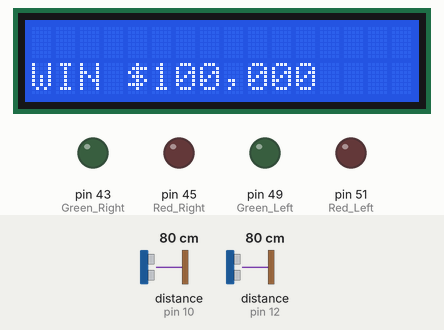
Recording of a sketch running on a simulated Arduino Mega 2560, built with avr-gcc and run on an emulated ATmega2560. Parts: 16×2 character LCD, output pins drawn as LEDs (lit = HIGH). Wiring (inferred from the names in the program): 2 × ultrasonic range finder: trigger pin 9, echo pin 10 / trigger pin 11, echo pin 12. Inputs (shaded band) come from the test bench; at power-on: distance to the obstacle (sensors on pin 10, pin 12) 80 cm. The echo pulse lasts 58.3 µs per cm; pins used as bus, display or sensor lines are not drawn.

Above: at 1.2 s.
1.3 s: distance to the obstacle (sensor on pin 10) set to 30 cm
3.3 s: distance to the obstacle (sensor on pin 10) set to 24 cm
At 5.4 s:
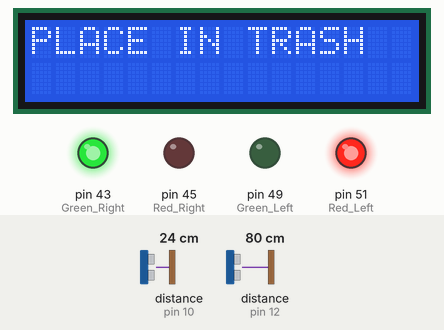
At 7.7 s:
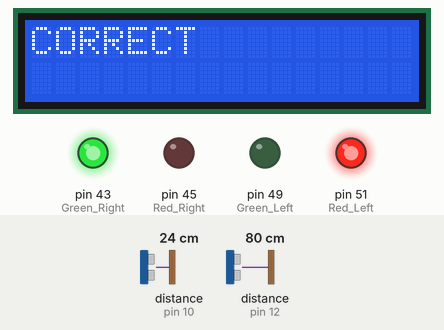
15.3 s: distance to the obstacle (sensor on pin 12) set to 7 cm
19.3 s: distance to the obstacle (sensor on pin 12) set to 4 cm
At 32.1 s:
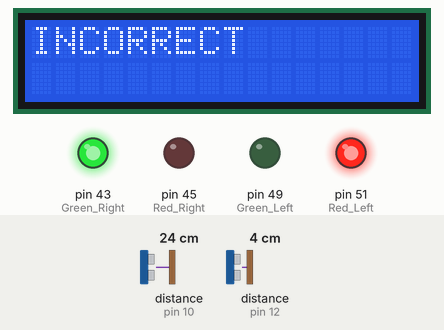
Timing chart, 0 to 35.6 s (numbered marks = the images above; inputs shaded):
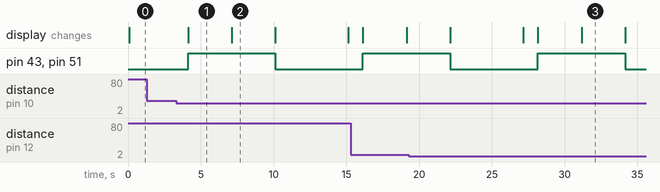

Measured:
- the behaviour switches between 27 and 26 cm on distance to the obstacle (sensor on pin 10) (found by bisection; images 0 and 1)
- the behaviour switches between 6 and 5 cm on distance to the obstacle (sensor on pin 12) (found by bisection; images 2 and 3)
- after the input at 1.3 s, every drawn part: stays the same
- after the input at 3.3 s, pin 43 (Green_Right), pin 51 (Red_Left): LOW → HIGH after 0.83 s, → LOW 6.0 s later; the display: changes after 0.83 s (image 1)
- after the input at 19.3 s, the display: first differs from a run without the input after 11.9 s (image 3)
- what the display in image 1 shows lasts 3.0 s, from 4.1 s to 7.1 s

The sketch:

testproject.ino
```cpp
/*
  Ultrasonic Sensor HC-SR04


*/
#include <LiquidCrystal.h> // includes the LiquidCrystal Library
LiquidCrystal lcd(1, 2, 4, 5, 6, 7); // Creates an LCD object. Parameters: (rs, enable, d4, d5, d6, d7)
const int trigPin = 9;
const int echoPin = 10;

const int trigPin2 = 11;
const int echoPin2 = 12;

long duration;
long duration2;
int distanceCm, distanceInch, distanceCm2, distanceInch2;
void setup() {
  lcd.begin(16, 2); // Initializes the interface to the LCD screen, and specifies the dimensions (width and height) of the display

// ULTRASONIC 1
  pinMode(trigPin, OUTPUT);
  pinMode(echoPin, INPUT);

  digitalWrite(trigPin, LOW);
  delayMicroseconds(2);
  digitalWrite(trigPin, HIGH);
  delayMicroseconds(10);
  digitalWrite(trigPin, LOW);
  duration = pulseIn(echoPin, HIGH);
  lcd.setCursor(0, 0); // Sets the location at which subsequent text written to the LCD will be displayed

// ULTRASONIC 2
  pinMode(trigPin2, OUTPUT);
  pinMode(echoPin2, INPUT);

  digitalWrite(trigPin2, LOW);
  delayMicroseconds(2);
  digitalWrite(trigPin2, HIGH);
  delayMicroseconds(10);
  digitalWrite(trigPin2, LOW);
  duration2 = pulseIn(echoPin2, HIGH);


  // LIGHTS
  pinMode(51, OUTPUT); // Red Left
  pinMode(49, OUTPUT); // Green Left
  pinMode(45, OUTPUT); // Red Right
  pinMode(43, OUTPUT); // Green Right
}
void loop() {
/*
  digitalWrite(51, HIGH);  // turn the LED on (HIGH is the voltage level)
  delay(1000);                      // wait for a second
  digitalWrite(51, LOW);   // turn the LED off by making the voltage LOW

  digitalWrite(49, HIGH);  // turn the LED on (HIGH is the voltage level)
  delay(1000);                      // wait for a second
  digitalWrite(49, LOW);   // turn the LED off by making the voltage LOW

  digitalWrite(45, HIGH);  // turn the LED on (HIGH is the voltage level)
  delay(1000);                      // wait for a second
  digitalWrite(45, LOW);   // turn the LED off by making the voltage LOW

  digitalWrite(43, HIGH);  // turn the LED on (HIGH is the voltage level)
  delay(1000);                      // wait for a second
  digitalWrite(43, LOW);   // turn the LED off by making the voltage LOW
*/

  // ULTRASONIC DISTANCE 1
  digitalWrite(trigPin, LOW);
  delayMicroseconds(2);
  digitalWrite(trigPin, HIGH);
  delayMicroseconds(10);
  digitalWrite(trigPin, LOW);
  duration = pulseIn(echoPin, HIGH);
  distanceCm = duration * 0.034 / 2;
  distanceInch = duration * 0.0133 / 2;

  // ULTRASONIC DISTANCE 2
  digitalWrite(trigPin2, LOW);
  delayMicroseconds(2);
  digitalWrite(trigPin2, HIGH);
  delayMicroseconds(10);
  digitalWrite(trigPin2, LOW);
  duration2 = pulseIn(echoPin2, HIGH);
  distanceCm2 = duration2 * 0.034 / 2;
  distanceInch2 = duration2 * 0.0133 / 2;
  lcd.setCursor(0, 1); // Sets the location at which subsequent text written to the LCD will be displayed

  //lcd.print(millis() / 1000);

  /*
  lcd.print("Distance: "); // Prints string "Distance" on the LCD
  lcd.print(distanceCm); // Prints the distance value from the sensor
  lcd.print(" cm");
  delay(10);
  lcd.setCursor(0, 1);
  lcd.print("Distance: ");
  lcd.print(distanceInch);
  lcd.print(" inch");
  delay(10);
*/


// IF statement for light control
lcd.print("WIN $100,000");
//lcd.print(distanceInch2);

if (distanceInch < 5) {
  //Recyclable Detected
  //Green Left light on
  //Red Right light on
  // Display text
  // wait 5 seconds
  // turn off all lights and return to normal
  lcd.clear();
  digitalWrite(49, HIGH); // Green Left ON
  digitalWrite(45, HIGH); // Red Right ON
  lcd.print("PLACE IN RECYCLE");
  delay(3000);

  int disVar;
  disVar = distanceCm2;
  String disVarString = String(disVar);
  lcd.clear();
if (disVar <=4){
    // RIGHT HOLE
  lcd.print("CORRECT");
  delay(3000);
  lcd.clear();
  lcd.print("[FACT] ####");


} else if (disVar >4) {
  // WRONG HOLE
  lcd.print("INCORRECT");
  delay(3000);
  lcd.clear();
  lcd.print("[FACT]");

}

  digitalWrite(49, LOW); // Green Left OFF
  digitalWrite(45, LOW); // Red Right OFF
  //lcd.print("[FACT] ####");
  delay(5000);
  lcd.clear();

} else if (distanceInch >= 5 && distanceInch < 10) {


  //Trash Detected
  //Green Right light on
  //Red Left light on
  // Display text
  // wait 5 seconds
  // turn off all lights and return to normal
  lcd.clear();
  digitalWrite(43, HIGH); // Green Right
  digitalWrite(51, HIGH); // Red Left
  lcd.print("PLACE IN TRASH");
  delay(3000);
  lcd.clear();
  // VARS for testing
  int disVar;
  disVar = distanceCm2;
  String disVarString = String(disVar);

if (disVar <=4){
  // WRONG HOLE
  lcd.print("INCORRECT");
  delay(3000);
  lcd.clear();
  lcd.print("[FACT]");


} else if (disVar >4) {
    // RIGHT HOLE
  lcd.print("CORRECT");
  delay(3000);
  lcd.clear();
  lcd.print("[FACT] ####");


}

  digitalWrite(43, LOW); // Green Left OFF
  digitalWrite(51, LOW); // Red Right OFF


  delay(5000);
  lcd.clear();

}

delay(1000);


}
```
